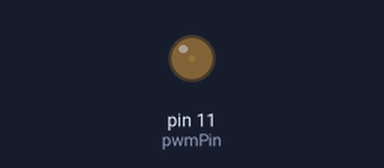
Simulated run of this sketch. Board: Arduino Uno, built with avr-gcc and run on an emulated ATmega328P. On the bench: output pins drawn as LEDs (lit = HIGH).

Above: at 0.05 s.
At 1.15 s:
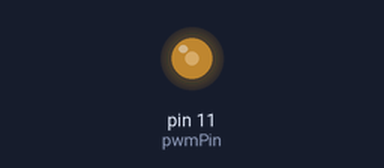
At 2.3 s:
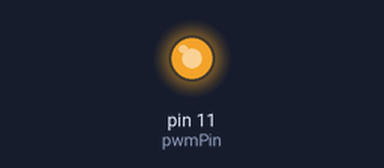
At 4.6 s:
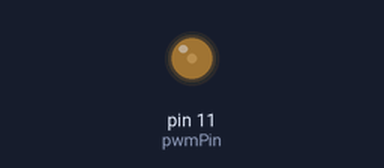
Timing chart, 0 to 6.7 s (numbered marks = the images above):
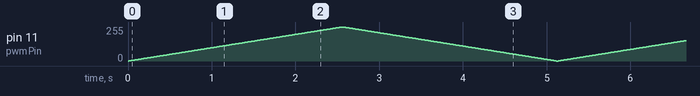

The sketch:

ejercicio8.ino
```cpp
/*
 *  Bienvenidos a Sys On Chip
 * ==============================
 * Ejercicio No.8
 * En este programa vamos a controlar el pin digital 11 y el led
 * conectado a él. El programa consiste en emplear la estructura
 * repetitiva FOR para aumentar y disminuir la intensidad de brillo
 * del led. Esto se logra gracias a que el pin 11 es un pin PWM,
 * esta característica le permite modular el ancho del pulso a la
 * salida, por lo que es posible modificar el flujo de corriente a
 * través del led
*/

// Definir el pin PWM
const int pwmPin = 11; // Pin PWM que se va a controlar

void setup() {
    // Configurar el pin 11 como salida
    pinMode(pwmPin, OUTPUT);
}

void loop() {
    // Aumentar la intensidad del LED
    for (int brightness = 0; brightness <= 255; brightness++) {
        analogWrite(pwmPin, brightness); // Ajustar brillo
        delay(10); // Suavizar el cambio de brillo
    }

    // Reducir la intensidad del LED
    for (int brightness = 255; brightness >= 0; brightness--) {
        analogWrite(pwmPin, brightness); // Ajustar brillo
        delay(10); // Suavizar el cambio de brillo
    }
}
```
